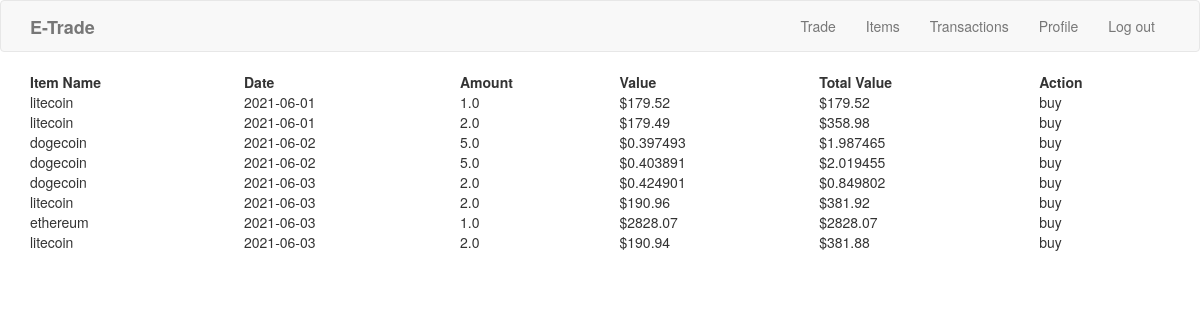
Screenshot of /transactions (signed in) with the database file from the repository.
### model.py (models this page shows, shortened)
class UserTransaction(db.Model):
    __tablename__ = 'user_transactions'
    id = db.Column(db.Integer, primary_key=True, autoincrement=True, nullable=False, unique=True)
    user_id = db.Column(db.Integer, db.ForeignKey('user_accounts.id'), nullable=False)
    item_name = db.Column(db.String(50), nullable=False)
    date = db.Column(db.Date, nullable=False)
    amount = db.Column(db.String(100), nullable=False)
    value = db.Column(db.String(100), nullable=False)
    total_value = db.Column(db.String(100), nullable=False)
    action = db.Column(db.String(6), nullable=False) #bought/sold

### server.py (the view)
@app.route('/transactions', methods=['POST', 'GET'])
@login_required
def transactions():
    if request.method == 'GET':
        return render_template('transactions.html', all_transactions=user_transactions(current_user.id))

### query.py (called while the page is built)
def get_user_by_id(user_id):
    return User.query.get(int(user_id))

def user_transactions(user_id):
    transactions = UserTransaction.query.filter_by(user_id=user_id).all()
    return transactions

### server.py (called while the page is built)
@login_manager.user_loader
def load_user(user_id):
    return get_user_by_id(user_id)

### templates/transactions.html (shortened to what this page needs)
{% extends "base.html" %}
{% block content %}
  <nav class="navbar navbar-default">
      <div class="container">
        <div class="navbar-header">
            <a class="navbar-brand"><b>E-Trade</b></a>
        </div>
        <div class="collapse navbar-collapse">
          <ul class="nav navbar-nav navbar-right">
              <li><a href="{{ url_for('trade') }}">Trade</a></li>
              <li><a href="{{ url_for('items') }}">Items</a></li>
              <li><a href="{{ url_for('transactions') }}">Transactions</a></li>
              <li><a href="{{ url_for('profile') }}">Profile</a></li>
              <li><a href="{{ url_for('logout') }}">Log out</a></li>
          </ul>
        </div>
      </div>
  </nav>
    <div class="container">
        <table style="width: 100%">
            <tr>
                <th>Item Name</th>
                <th>Date</th>
                <th>Amount</th>
                <th>Value</th>
                <th>Total Value</th>
                <th>Action</th>
            </tr>
            {% for t in all_transactions %}
            <tr>
                <td>{{ t.item_name }}</td>
                <td>{{ t.date }}</td>
                <td>{{ t.amount }}</td>
                <td>${{ t.value }}</td>
                <td>${{ t.total_value }}</td>
                <td>{{ t.action }}</td>
            </tr>
            {% endfor %}
        </table>
    </div>
{% endblock %}

### templates/base.html (shortened to what this page needs)
<!DOCTYPE html>
<html lang="en">
<head>
    <link rel="stylesheet" href="https://maxcdn.bootstrapcdn.com/bootstrap/3.3.7/css/bootstrap.min.css"
>
</head>
<body>
{% block content %}
{% endblock %}
</body>
</html>

### rows the page displays
UserTransaction: item_name "litecoin", date "2021-06-01", amount "1.0", value "179.52", total_value "179.52", action "buy"
UserTransaction: item_name "litecoin", date "2021-06-01", amount "2.0", value "179.49", total_value "358.98", action "buy"
UserTransaction: item_name "dogecoin", date "2021-06-02", amount "5.0", value "0.397493", total_value "1.987465", action "buy"
UserTransaction: item_name "dogecoin", date "2021-06-02", amount "5.0", value "0.403891", total_value "2.019455", action "buy"
UserTransaction: item_name "dogecoin", date "2021-06-03", amount "2.0", value "0.424901", total_value "0.849802", action "buy"
UserTransaction: item_name "litecoin", date "2021-06-03", amount "2.0", value "190.96", total_value "381.92", action "buy"
UserTransaction: item_name "ethereum", date "2021-06-03", amount "1.0", value "2828.07", total_value "2828.07", action "buy"
UserTransaction: item_name "litecoin", date "2021-06-03", amount "2.0", value "190.94", total_value "381.88", action "buy"
